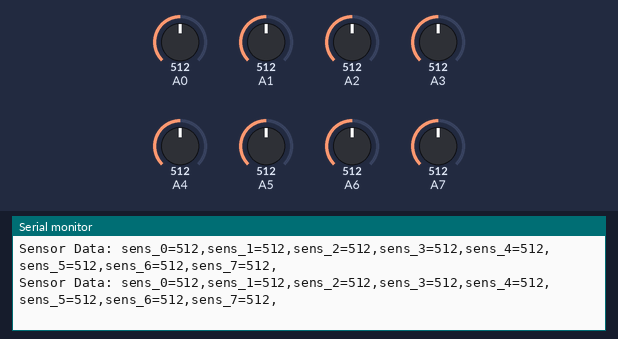
The sketch below on a simulated Arduino Mega 2560, built with avr-gcc and run on an emulated ATmega2560. Shown: the last lines printed to the serial monitor. The test bench sets the inputs (shaded band); at power-on: A0 = 512, A1 = 512, A2 = 512, A3 = 512, A4 = 512, A5 = 512, A6 = 512, A7 = 512.

Above: at 1.2 s.
1.3 s: A0 set to 110
At 1.5 s:
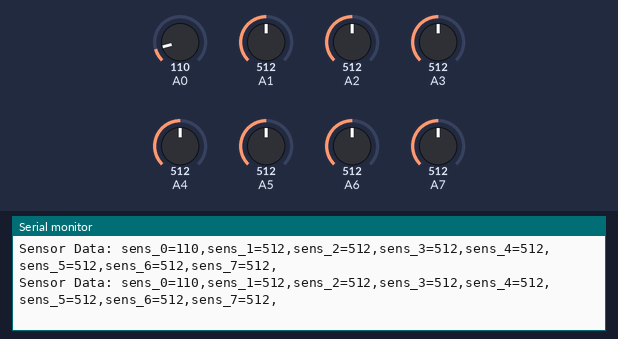
4.3 s: A0 set to 89
At 4.39 s:
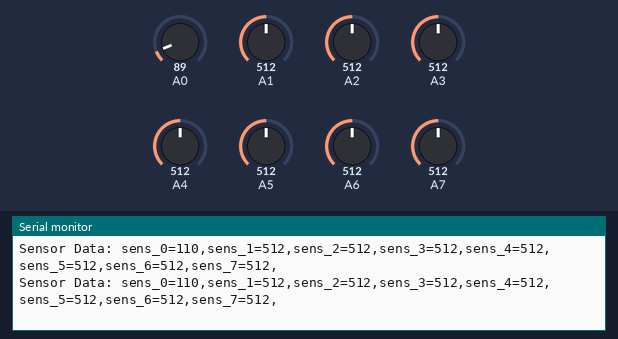
7.3 s: A1 set to 106
At 7.36 s:
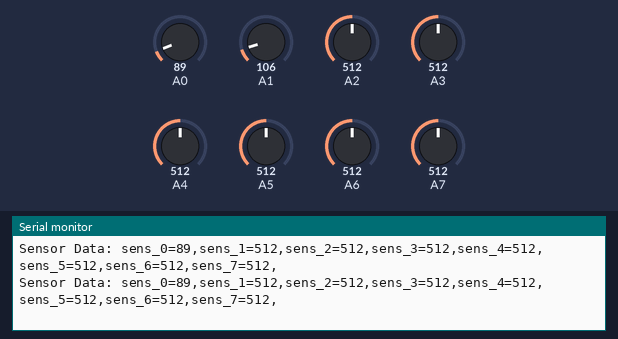
10.3 s: A1 set to 90
At 10.33 s:
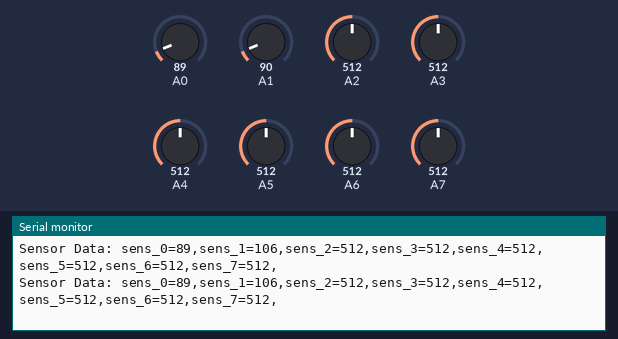
13.3 s: A2 set to 111
At 13.38 s:
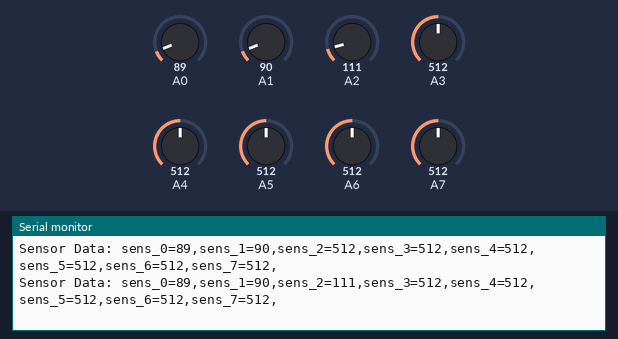
16.3 s: A2 set to 90
At 16.32 s:
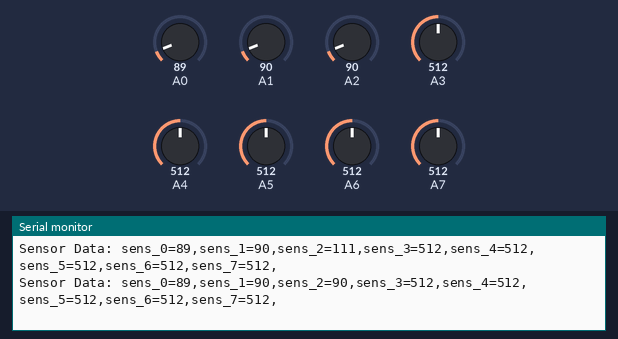
Timing chart, 0 to 19.3 s (numbered marks = the images above; inputs shaded):
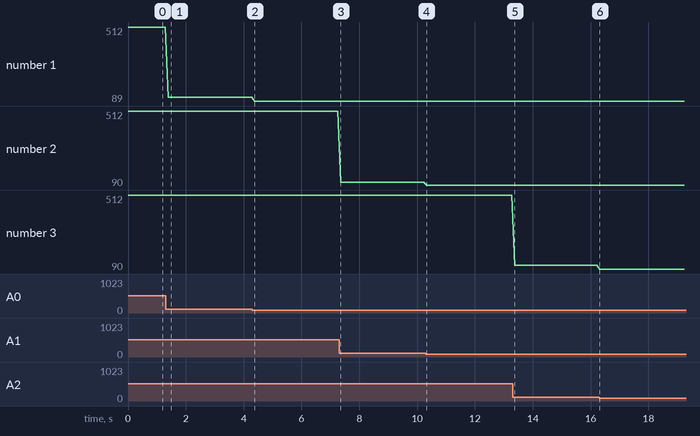

Measured:
- after the input at 1.3 s, the serial monitor: prints a new line after 0.09 s (image 1)
- after the input at 13.3 s, the serial monitor: prints a new line after 0.08 s (image 5)
- after the input at 16.3 s, the serial monitor: prints a new line at once (image 6)
- plotted number 1: 512 → 110 after the input at 1.3 s, 110 → 89 after the input at 4.3 s
- plotted number 2: 512 → 106 after the input at 7.3 s, 106 → 90 after the input at 10.3 s
- plotted number 3: 512 → 111 after the input at 13.3 s

The sketch:

main.ino
```cpp
void setup()
{
	Serial.begin(9600);
}

void loop()
{
	int val[8] = {0};
	char buff[50];
	Serial.print("Sensor Data: ");
	for (int i=0;i<8;i++)
	{
		val[i] = analogRead(i);
		sprintf(buff, "sens_%d=%d,",i,val[i]);
		Serial.print(buff);
	}
	Serial.println();
	delay(50);
}
```
